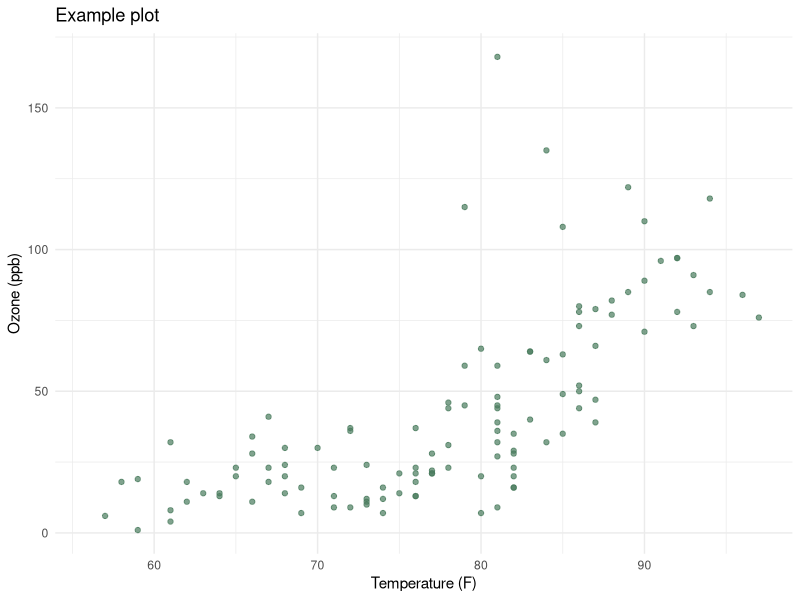

Source code (R):
## ---- chunk 1
knitr::opts_chunk$set(
  echo    = TRUE,
  warning = FALSE,
  message = FALSE,
  eval    = TRUE,
  fig.width  = 7,
  fig.height = 4
)
## ---- chunk 2
# List packages required for this activity.
# Uncomment install lines and run once in the Console if needed:
# install.packages("packagename", repos = "https://cloud.r-project.org")

library(ggplot2)
library(dplyr)
## ---- chunk 3
# Load or simulate data here.
# Example using a built-in dataset:
data(airquality)
head(airquality)
## ---- chunk 4
# R code here
ggplot(airquality, aes(x = Temp, y = Ozone)) +
  geom_point(colour = "#4a7c5e", alpha = 0.7) +
  labs(title = "Example plot", x = "Temperature (F)", y = "Ozone (ppb)") +
  theme_minimal()
## ---- chunk 5
# More analysis here
summary(airquality)
## ---- chunk 6
# sessionInfo()   # uncomment to include reproducibility info
